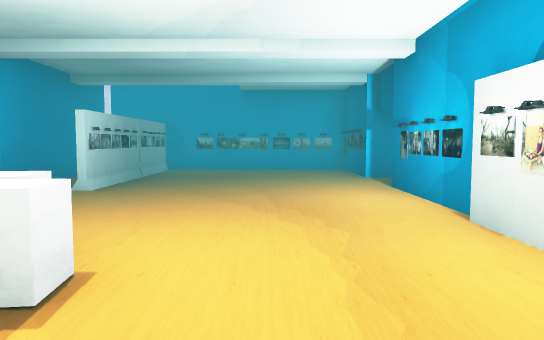
[1] (above)

12 first-person views from a walk through a 3-D level made in the Unity game engine. The camera is 1.3 m above the floor, tilts 4° down and sees 70° across. The floor is counted in squares, 2 m on a side. Each view is taken from the middle of a square. On the plan, view 1 faces up. The plan holds only what a view shows up to about 11 squares ahead; the rest is blank. The player character is not drawn. Some surface patterns are stand-ins.

[2]
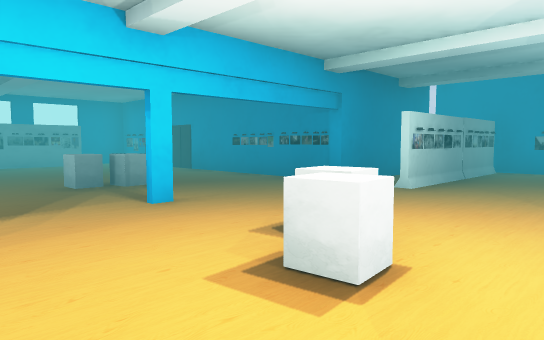

[3]
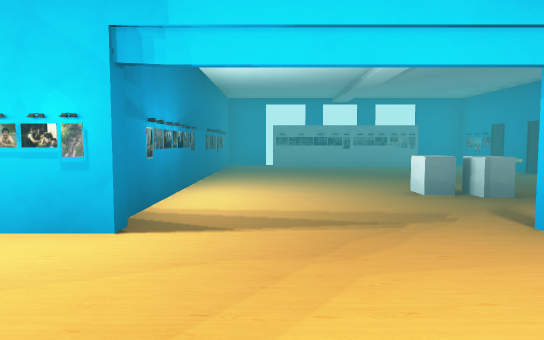

[4]
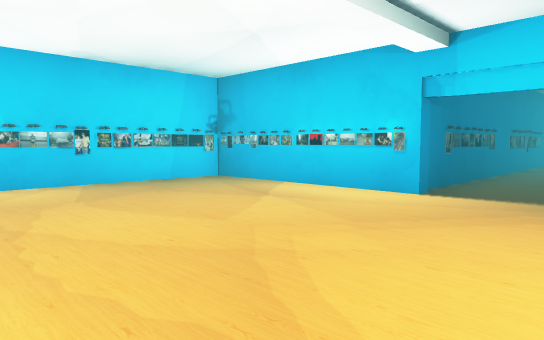

[5]
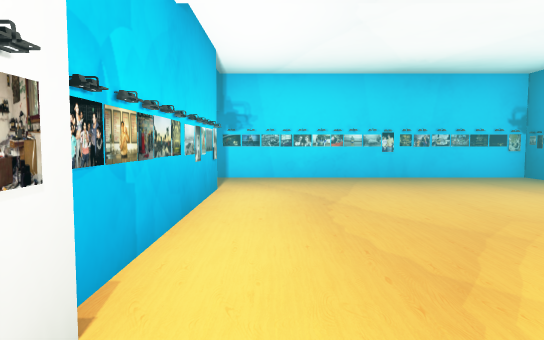

[6]
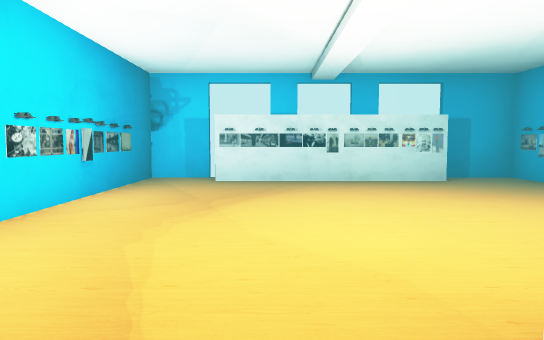

[7]
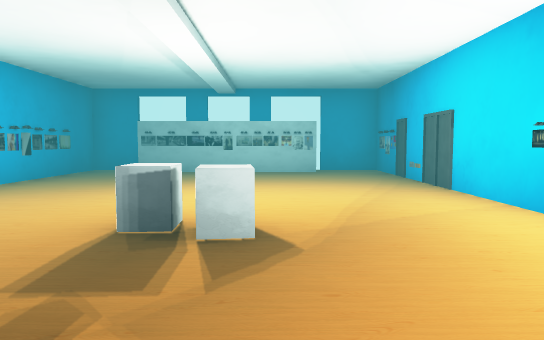

[8]
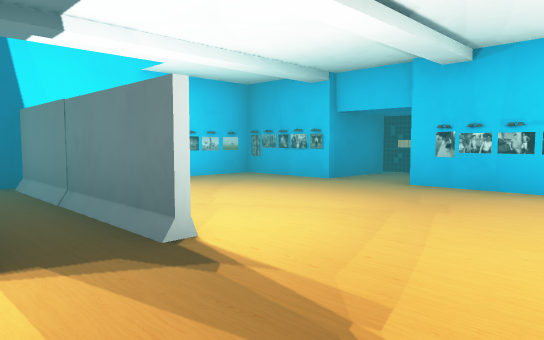

[9]
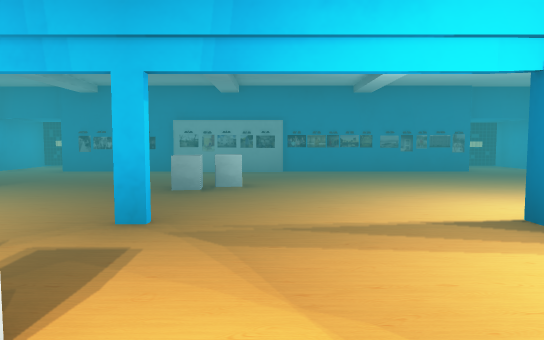

[10]
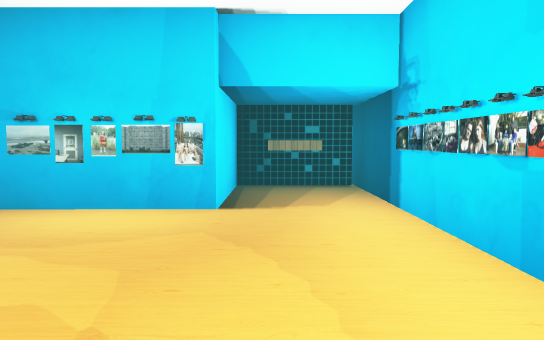

[11]
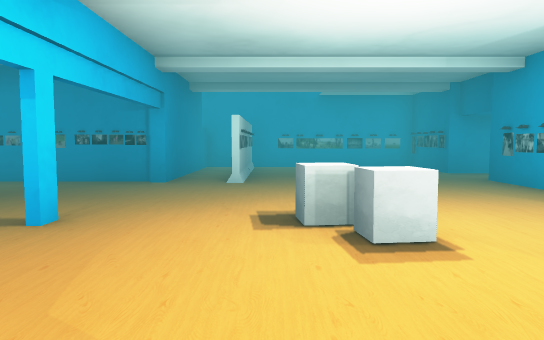

[12]
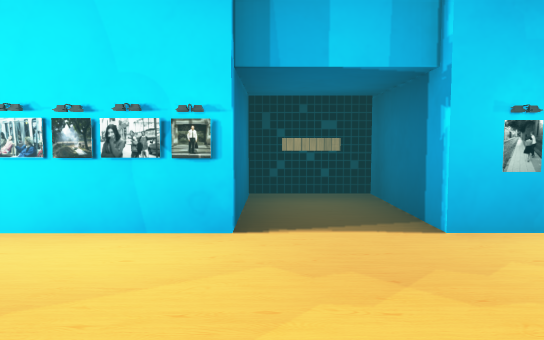

### Floor plan
Points are (right, up) in squares from view 1. A wall is a line through its corners. A room is listed if a view was taken in it or the views show most of it. See-through windows are left out.
Room 1 (views 1, 2, 3, 4, 5, 6, 7, 8, 9, 10, 11, 12)
walls: (-2.6, 5.3) (-2.6, 9.3); (-3.6, 5.5) (-10.5, 5.5); (-3.7, -2.4) (-3.7, -5.3) (4.2, -5.3); (-8.3, 5.5) (-8.9, 5.4); (-8.8, 5.4) (-9.4, 5.5); (-2.5, 9.3) (-2.5, 5.3); (3.7, 5.8) (3.7, 7.3) (2.4, 7.3); (1.8, 8.4) (1.8, 9.5) (-3.7, 9.5) (-3.7, 5.3); (-11.6, 2.6) (-11.6, 0); (4, -3.5) (1.8, -3.5) (1.8, 5.7) (4, 5.7); (-11.4, 5.5) (-12.3, 5.5) (-12.3, 4.4); (-12.3, 0) (-12.3, -1.2) (-4.4, -1.2); (3.7, -5.2) (3.7, -3.4)
low walls: (-1.4, 2.4) (-1.3, 2) (-1.8, 2) (-1.8, 2.4); (-1, 2) (-0.9, 1.5) (-1.4, 1.4) (-1.4, 2); (-5.6, 3) (-5.5, 2.5) (-6.1, 2.4); (-6.3, 2.3) (-5.8, 2.3) (-5.8, 2) (-6.2, 2)
objects: other object (-12, 3); other object (-12, 4); other object (-10, -1); other object (-4, -2); other object (-3, -5); other object (0, -5); other object (1, 9); other object (2, 8)

Where each view was taken, in squares from view 1:
view 1: 0 up, 0 right, facing up
view 2: 0 up, 0 right, facing up-left
view 3: 0 up, 1 left, facing left
view 4: 1 up, 1 right, facing down-left
view 5: 2 up, 1 right, facing down
view 6: 1 up, 5 left, facing left
view 7: 3 up, 3 left, facing left
view 8: 3 up, 4 left, facing up-right
view 9: 1 up, 7 left, facing right
view 10: 4 down, 2 left, facing right
view 11: 1 down, 2 left, facing up
view 12: 7 up, 1 left, facing right
